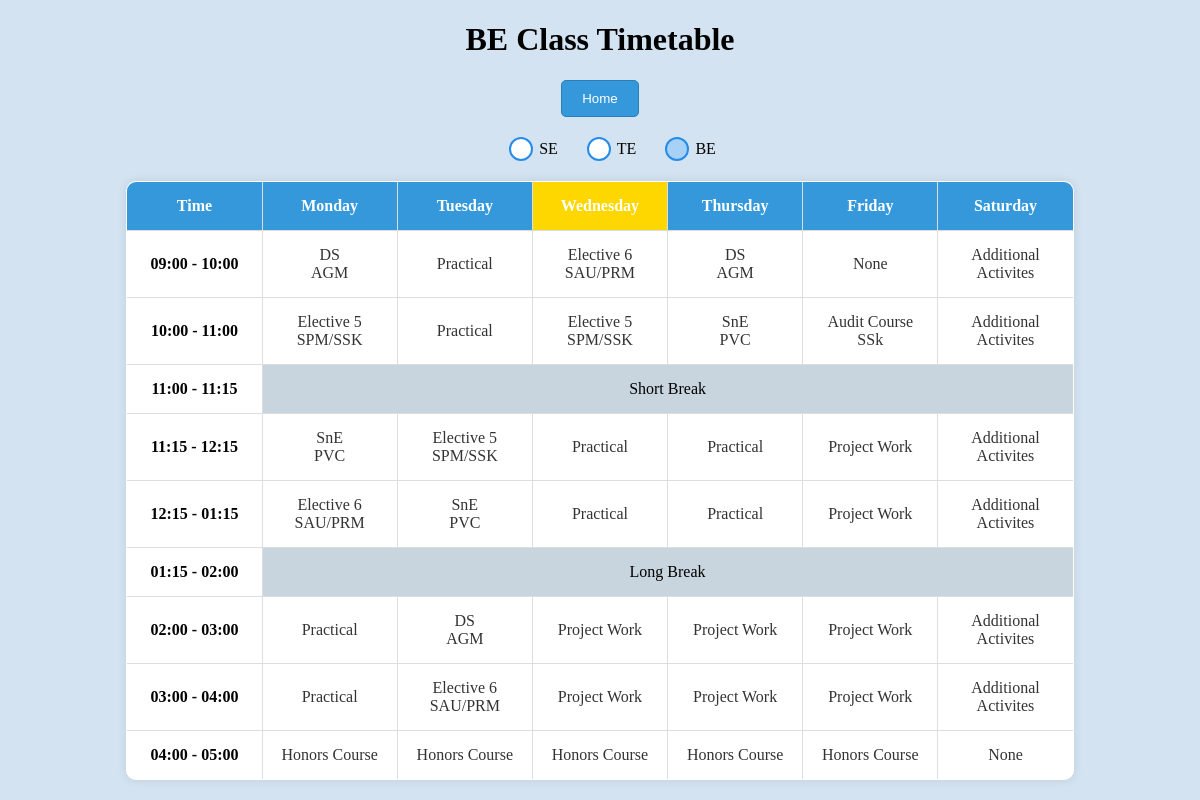
Page /it_be_tt (signed in) on the committed database.
### tables this page shows
CREATE TABLE "IT_BE_TT" (
    id INTEGER PRIMARY KEY,
    day TEXT NOT NULL,
    time_slot TEXT NOT NULL,
    subject TEXT,
    instructor TEXT,
    room TEXT,
    UNIQUE (day, time_slot)
);

### app.py (the view)
@app.route('/it_be_tt')
def it_be_tt():
    if 'admin_username' not in session:
        return redirect(url_for('admin_login'))
    timetable_data = query_db('SELECT * FROM IT_BE_TT ORDER BY day, time_slot')
    return render_template('it_be_tt.html',timetable_data = timetable_data)

### app.py (called while the page is built)
def get_db():
    db = getattr(g, '_database', None)
    if db is None:
        db = g._database = sqlite3.connect(app.config['DATABASE'])
        db.row_factory = sqlite3.Row
    return db

def query_db(query, args=(), one=False):
    cur = get_db().execute(query, args)
    result = cur.fetchall()
    cur.close()
    column_names = [column[0] for column in cur.description]
    if not result:
        return None
    if one:
        return dict(zip(column_names, result[0]))
    return [dict(zip(column_names, row)) for row in result]

### templates/it_be_tt.html (shortened to what this page needs)
<!DOCTYPE html>
<html lang="en">
<head>
</head>
<body>
  <h1>BE Class Timetable</h1>
  <button class="home-button" onclick="redirectToAdminOptions()">Home</button>
  <div class="toggles">
    <label for="seRadio">SE</label>
    <label for="teRadio">TE</label>
    <label for="beRadio">BE</label>
  </div>
  <table border="1" class ="timetable-table">
    <tr>
      <th>Time</th>
      <th>Monday</th>
      <th>Tuesday</th>
      <th>Wednesday</th>
      <th>Thursday</th>
      <th>Friday</th>
      <th>Saturday</th>
    </tr>
    {% for time_slot in ['09:00 - 10:00', '10:00 - 11:00', '11:00 - 11:15', '11:15 - 12:15', '12:15 - 01:15', '01:15 - 02:00', '02:00 - 03:00','03:00 - 04:00','04:00 - 05:00'] %}
    <tr>
      <td>{{ time_slot }}</td>
      {% for day in ['Monday', 'Tuesday', 'Wednesday', 'Thursday', 'Friday', 'Saturday'] %}
      {% if time_slot == '11:00 - 11:15' or time_slot == '01:15 - 02:00' %}
      {% if day == 'Monday' %}
      <td colspan="6" style="background-color: rgb(200, 212, 222); text-align: center;">
        {% if time_slot == '11:00 - 11:15' %}
        Short Break
        {% elif time_slot == '01:15 - 02:00' %}
        Long Break
        {% endif %}
      </td>
      {% endif %}
      {% else %}
      <td>
        {% for entry in timetable_data %}
        {% if entry.day == day and entry.time_slot == time_slot %}
        {% if entry.instructor is not none %}
        <a onclick='confirmNavigation("{{ entry.subject }}", "{{ entry.instructor }}", "{{ entry.time_slot }}")'>
          {{ entry.subject }} <br>
          {{ entry.instructor }} <br>
        </a>
      {% else %}
        <a onclick='confirmNavigation("{{ entry.subject }}", null, "{{ entry.time_slot }}")'>
          {{ entry.subject }} <br>
        </a>
        {% endif %}
        {% endif %}
        {% endfor %}
      </td>
      {% endif %}
      {% endfor %}
    </tr>
    {% endfor %}
  </table>
</body>
</html>

### templates/it_be_tt.html (style rules this page uses)
body { background-color: #D3E3F1; }
h1 { text-align: center; }
table { border-collapse: collapse; width: 50%; margin: auto; background-color: #fff; }
th, td { text-align: center; padding: 8px 0px 8px 0px; border: 1px solid black; }
td { transition: background-color 0.3s ease-in-out; width: 80px; }
tr>td:nth-child(1) { font-weight: bold; }
a { text-decoration: none; color: inherit; cursor: pointer; display: block; }
input[type="radio"]+label { position: relative; padding-left: 30px; cursor: pointer; display: inline-block; line-height: 24px; font-size: 16px; }
input[type="radio"]+label:before { content: ""; position: absolute; left: 0; top: 50%; transform: translateY(-50%); width: 20px; height: 20px; border: 2px solid rgb(37, 141, 233); background-color: #fff; border-radius: 50%; transition: background-color 0.3s ease-in-out; }
input[type="radio"]:checked+label:before { background-color: rgb(167, 209, 246); }
.toggles { margin: 20px; text-align: center; }
.home-button { display: block; margin: 20px auto; padding: 10px 20px; text-align: center; text-decoration: none; color: #fff; background-color: #3498db; border: 1px solid #2980b9; border-radius: 5px; cursor: pointer; transition: background-color 0.3s ease-in-out; }
table { border-collapse: collapse; width: 80%; margin: auto; background-color: #fff; margin-top: 20px; border-radius: 10px; overflow: hidden; box-shadow: 0 0 10px rgba(0, 0, 0, 0.1); }
th, td { text-align: center; padding: 15px 10px; border: 1px solid #ddd; }
th { background-color: #3498db; color: #fff; }
td { transition: background-color 0.3s ease-in-out; }
td a { color: #333; text-decoration: none; display: block; }
th.current-day { background-color: #FFD700; }

### rows in the picture
IT_BE_TT: subject "DS", instructor "AGM"
IT_BE_TT: subject "Practical"
IT_BE_TT: subject "Elective 6", instructor "SAU/PRM"
IT_BE_TT: subject "DS", instructor "AGM"
IT_BE_TT: subject "None"
IT_BE_TT: subject "Additional Activites"
IT_BE_TT: subject "Elective 5", instructor "SPM/SSK"
IT_BE_TT: subject "Practical"
IT_BE_TT: subject "Elective 5", instructor "SPM/SSK"
IT_BE_TT: subject "SnE", instructor "PVC"
IT_BE_TT: subject "Audit Course", instructor "SSk"
IT_BE_TT: subject "Additional Activites"
IT_BE_TT: subject "SnE", instructor "PVC"
IT_BE_TT: subject "Elective 5", instructor "SPM/SSK"
IT_BE_TT: subject "Practical"
IT_BE_TT: subject "Practical"
IT_BE_TT: subject "Project Work"
IT_BE_TT: subject "Additional Activites"
IT_BE_TT: subject "Elective 6", instructor "SAU/PRM"
IT_BE_TT: subject "SnE", instructor "PVC"
IT_BE_TT: subject "Practical"
IT_BE_TT: subject "Practical"
IT_BE_TT: subject "Project Work"
IT_BE_TT: subject "Additional Activites"
IT_BE_TT: subject "Practical"
IT_BE_TT: subject "DS", instructor "AGM"
IT_BE_TT: subject "Project Work"
IT_BE_TT: subject "Project Work"
IT_BE_TT: subject "Project Work"
IT_BE_TT: subject "Additional Activites"
IT_BE_TT: subject "Practical"
IT_BE_TT: subject "Elective 6", instructor "SAU/PRM"
IT_BE_TT: subject "Project Work"
IT_BE_TT: subject "Project Work"
IT_BE_TT: subject "Project Work"
IT_BE_TT: subject "Additional Activites"
IT_BE_TT: subject "Honors Course"
IT_BE_TT: subject "Honors Course"
IT_BE_TT: subject "Honors Course"
IT_BE_TT: subject "Honors Course"
IT_BE_TT: subject "Honors Course"
IT_BE_TT: subject "None"

### other values in the picture
{{ time_slot }} "09:00 - 10:00" "10:00 - 11:00" "11:00 - 11:15" "11:15 - 12:15" "12:15 - 01:15" "01:15 - 02:00" "02:00 - 03:00" "03:00 - 04:00" "04:00 - 05:00"
